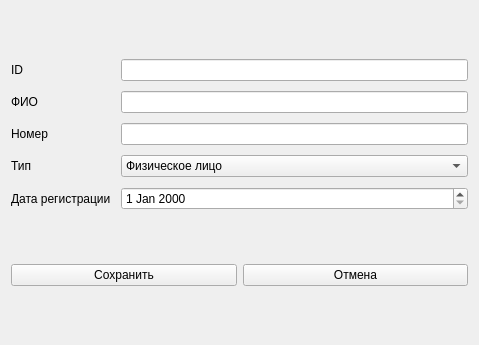
<?xml version="1.0" encoding="UTF-8"?>
<ui version="4.0">
 <class>FormAdd</class>
 <widget class="QWidget" name="FormAdd">
  <property name="geometry">
   <rect>
    <x>0</x>
    <y>0</y>
    <width>479</width>
    <height>345</height>
   </rect>
  </property>
  <property name="windowTitle">
   <string>Добавить</string>
  </property>
  <layout class="QVBoxLayout" name="verticalLayout" stretch="1,0">
   <item>
    <layout class="QGridLayout" name="gridLayout">
     <property name="spacing">
      <number>10</number>
     </property>
     <item row="1" column="2">
      <widget class="QLineEdit" name="lineEditName"/>
     </item>
     <item row="0" column="2">
      <widget class="QLineEdit" name="lineEditID"/>
     </item>
     <item row="1" column="0">
      <widget class="QLabel" name="labelName">
       <property name="text">
        <string>ФИО</string>
       </property>
      </widget>
     </item>
     <item row="2" column="2">
      <widget class="QLineEdit" name="lineEditNumber"/>
     </item>
     <item row="4" column="0">
      <widget class="QLabel" name="labelDate">
       <property name="text">
        <string>Дата регистрации</string>
       </property>
      </widget>
     </item>
     <item row="2" column="0">
      <widget class="QLabel" name="labelNumber">
       <property name="text">
        <string>Номер</string>
       </property>
      </widget>
     </item>
     <item row="0" column="0">
      <widget class="QLabel" name="labelID">
       <property name="text">
        <string>ID</string>
       </property>
      </widget>
     </item>
     <item row="3" column="2">
      <widget class="QComboBox" name="comboBoxType">
       <item>
        <property name="text">
         <string>Физическое лицо</string>
        </property>
       </item>
       <item>
        <property name="text">
         <string>Юридическое лицо</string>
        </property>
       </item>
      </widget>
     </item>
     <item row="3" column="0">
      <widget class="QLabel" name="labelType">
       <property name="text">
        <string>Тип</string>
       </property>
      </widget>
     </item>
     <item row="4" column="2">
      <widget class="QDateEdit" name="dateEdit"/>
     </item>
    </layout>
   </item>
   <item>
    <layout class="QHBoxLayout" name="horizontalLayout">
     <item>
      <widget class="QPushButton" name="pushButtonSave">
       <property name="text">
        <string>Сохранить</string>
       </property>
      </widget>
     </item>
     <item>
      <widget class="QPushButton" name="pushButtonCancel">
       <property name="text">
        <string>Отмена</string>
       </property>
      </widget>
     </item>
    </layout>
   </item>
  </layout>
 </widget>
 <resources/>
 <connections/>
</ui>
